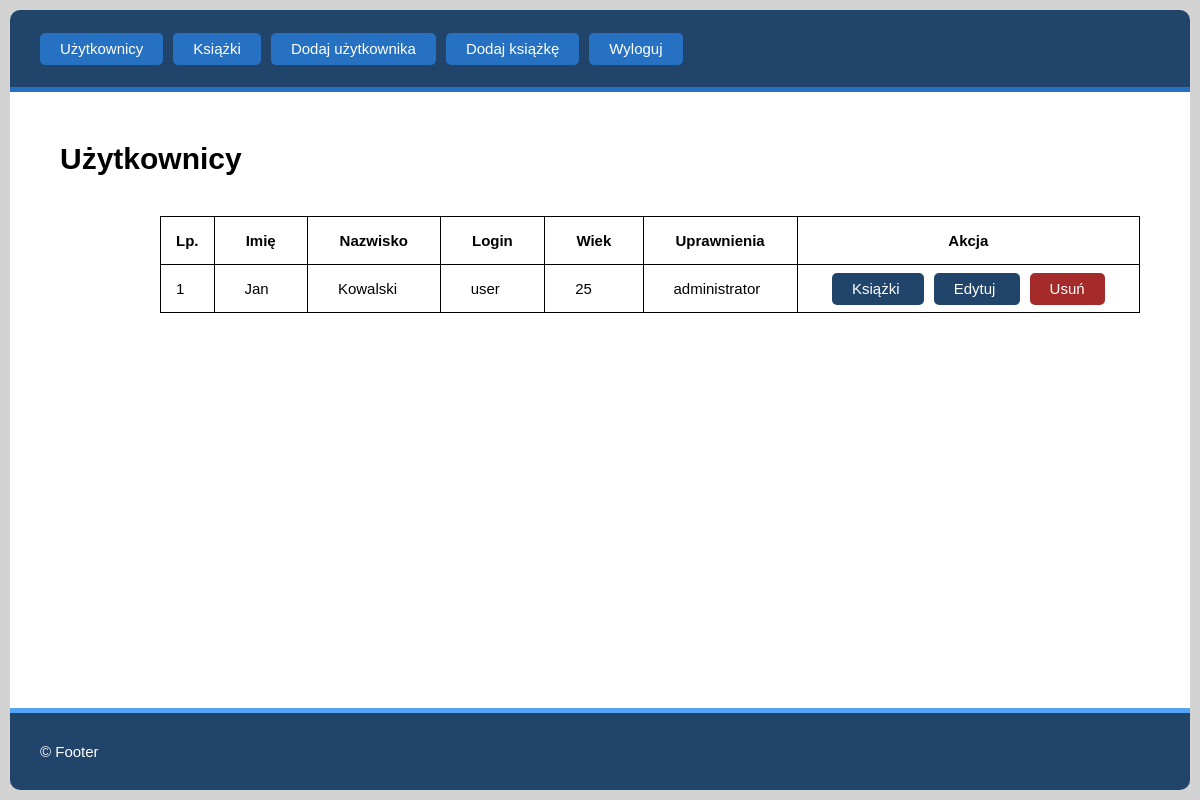
The page /index.php?action=users/show (signed in) on the database its author committed.
### tables this page shows
CREATE TABLE `users` (
  `id` bigint(20) UNSIGNED NOT NULL,
  `first_name` varchar(30) NOT NULL,
  `last_name` varchar(30) NOT NULL,
  `login` varchar(20) NOT NULL,
  `password` char(40) NOT NULL,
  `age` int(10) UNSIGNED NOT NULL,
  `role_id` bigint(20) UNSIGNED DEFAULT NULL
);

CREATE TABLE `roles` (
  `id` bigint(20) UNSIGNED NOT NULL,
  `name` varchar(30) NOT NULL
);

### src/core/Renderer.php (called while the page is built, shortened)
<?php
class Renderer
{
    public function render($view, $data = array())
    {
        require_once Config::get('__MVC_VIEWS_DIR') . $view . '.php';
    }
}

### src/controllers/UsersController.php (called while the page is built, shortened)
<?php
class UsersController extends Controller
{
	public function show()
    {
        $result = $this->_pdo->get_data_from_db(self::GET_USERS_QUERY, UserModel::class);
        $this->renderer->render('show_users', array(
            'users_data' => $result,
        ));
	}
}

### src/core/MvcApplication.php (called while the page is built, shortened)
<?php
class MvcApplication
{
    private static $_instance;
    private $renderer_instance;
    private function __construct()
    {
        $this->renderer_instance = Renderer::get_instance();
        $this->render_mvc();
    }
    private function render_mvc()
    {
        try
        {
            $action_params = $this->parse_url();
            $this->controller_instance = new $controller_class_name;
            call_user_func([ $this->controller_instance, $action_params['method'] ]);
        }
        catch(LogicException $e)
        {
            $this->renderer_instance->render('_not-found');
            die;
        }
    }
    private function parse_url()
    {
        $action_type = Config::get('__MVC_DEF_METHOD');
        $separate_controller_and_method = explode('/', filter_var(rtrim($_GET['action']), FILTER_SANITIZE_URL));
        if (count($separate_controller_and_method) > 1)
        {
            $action_type = $separate_controller_and_method[1];
        }
        return array(
            'controller' => $this->parse_controller_name($separate_controller_and_method[0]),
            'method' =>     $action_type,
        );
    }
    private function parse_controller_name($controller_raw_name)
    {
        return ucfirst($controller_raw_name) . Config::get('__MVC_CONTROLLER_SUFFIX');
    }
    public static function run()
    {
        if (self::$_instance == null) self::$_instance = new MvcApplication();
    }
}

### index.php (called while the page is built, shortened)
<?php
require_once __DIR__ . __SEP__ . 'src' . __SEP__ . 'config.php';
MvcApplication::run();

### src/core/DbContext.php (called while the page is built, shortened)
<?php
class DbContext
{
    private $_db_handler;
    private function __construct()
    {
        try
        {
            $this->_db_handler = new PDO(Config::get('__DB_DSN'), Config::get('__DB_USERNAME'), Config::get('__DB_PASSWORD'),
            Config::get('__DB_INIT_COMMANDS'));
            $this->_db_handler->setAttribute(PDO::ATTR_ERRMODE, PDO::ERRMODE_EXCEPTION);
        }
        catch (PDOException $e)
        {
            echo 'Nie udało połączyć się z bazą danych.';
            die;
        }
    }
    public function get_data_from_db($sql_query, $model_clazz, $id = null)
    {
        $cursor = null;
        $data_array = array();
        if (isset($id))
        {
            $prep_statement = $this->_db_handler->prepare($sql_query);
            $prep_statement->execute(array('id_sant' => (int) $id));
            $cursor = $prep_statement;
        }
        else
        {
            $cursor = $this->_db_handler->query($sql_query);
        }
        while ($mapped_objects = $cursor->fetchObject($model_clazz))
        {
            array_push($data_array, $mapped_objects);
        }
        return $data_array;
    }
}

### src/core/Config.php (called while the page is built, shortened)
<?php
class Config
{
    private static $_values = array();
    public static function set($key, $value)
    {
        self::$_values[$key] = $value;
    }
    public static function get($key)
    {
        return self::$_values[$key];
    }
}

### src/models/UserModel.php (called while the page is built, shortened)
<?php
class UserModel
{
    protected $id;
    protected $first_name;
    protected $last_name;
    protected $login;
    protected $age;
    protected $role_name;
    public function get_id()
    {
        return $this->id;
    }
    public function get_first_name()
    {
        return $this->first_name;
    }
    public function get_last_name()
    {
        return $this->last_name;
    }
    public function get_login()
    {
        return $this->login;
    }
    public function get_age()
    {
        return $this->age;
    }
    public function get_role_name()
    {
        return $this->role_name;
    }
}

### src/views/show_users.php (the view, shortened to what this page needs)
<!DOCTYPE html>
<html lang="pl">
<head>
    <link rel="stylesheet" href="static/styles.css">
</head>
<body>
    <main class="app__content">
        <h1>Użytkownicy</h1>
        <div class="table-with-banner__container">
            <?php if ($data['users_data']) { ?>
                <table class="app__table">
                    <tr>
                        <th class="cell--lp">Lp.</th>
                        <th>Imię</th>
                        <th>Nazwisko</th>
                        <th>Login</th>
                        <th>Wiek</th>
                        <th>Uprawnienia</th>
                        <th>Akcja</th>
                    </tr>
                    <?php for ($i = 0; $i < count($data['users_data']); $i++) { ?>
                        <tr>
                            <td class="cell--lp"><?= $i + 1 ?></td>
                            <td><?= $data['users_data'][$i]->get_first_name() ?></td>
                            <td><?= $data['users_data'][$i]->get_last_name() ?></td>
                            <td><?= $data['users_data'][$i]->get_login() ?></td>
                            <td><?= $data['users_data'][$i]->get_age() ?></td>
                            <td><?= $data['users_data'][$i]->get_role_name() ?></td>
                            <td class="cell--center">
                                <a class="button--default button__variant--normal"
                                    href="index.php?action=books/rents&_userid=<?= $data['users_data'][$i]->get_id() ?>">
                                    Książki
                                </a>
                                <a class="button--default button__variant--normal button__variant--table"
                                    href="index.php?action=users/edit&_userid=<?= $data['users_data'][$i]->get_id() ?>">
                                    Edytuj
                                </a>
                                <a class="button--default button__variant--error"
                                    href="index.php?action=users/remove&_userid=<?= $data['users_data'][$i]->get_id() ?>">
                                    Usuń
                                </a>
                            </td>
                        </tr>
                    <?php } ?>
                </table>
            <?php } ?>
        </div>
    </main>
</body>
</html>

### static/styles.css (style rules this page uses)
* { padding: 0; margin: 0; box-sizing: border-box; font-family: sans-serif; }
h1 { margin-bottom: 40px; }
body { height: 100vh; padding: 10px; display: flex; flex-direction: column; border-radius: 10px; width: 100%; font-size: 15px; background-color: lightgray; }
.app__header, .app__footer { display: flex; justify-content: flex-start; align-items: center; padding: 30px; width: 100%; color: white; background-color: #21446a; }
.app__header { border-bottom: 5px solid #2671c1; border-radius: 10px 10px 0 0; }
.header__list { display: flex; list-style-type: none; }
.header__list > li { margin-right: 10px; }
.header__list > li a.header__list__link { color: white; text-decoration: none; padding: 7px 20px 8px; background-color: #2671c1; border-radius: 5px; transition: .2s background-color linear; }
.app__footer { border-top: 5px solid #56a2f4; border-radius: 0 0 10px 10px; }
.app__content { padding: 50px; flex-grow: 1; background-color: white; }
.content__form__container, .form-with-banner__container, .table-with-banner__container { margin-left: 100px; max-width: 800px; }
.table-with-banner__container { max-width: 1100px; }
.app__table { border-collapse: collapse; width: 100%; }
.app__table td, .app__table th { padding: 15px 30px; border: 1px solid black; }
.app__table td.cell--lp, .app__table th.cell--lp { padding: 15px; width: 20px; }
.app__table td.cell--center { text-align: center; }
.button--default { width: fit-content; font-size: 15px; padding: 7px 20px 8px; border: none; cursor: pointer; }
.button__variant--normal, .button__variant--error { border-radius: 5px; transition: .2s all linear; background-color: #21446a; color: white; text-decoration: none; }
.button__variant--table { margin: 0 10px; }
.button__variant--error { background-color: brown; }

### rows shown on the page
users: first_name "Jan", last_name "Kowalski", login "user", age "25", role.name "administrator"
